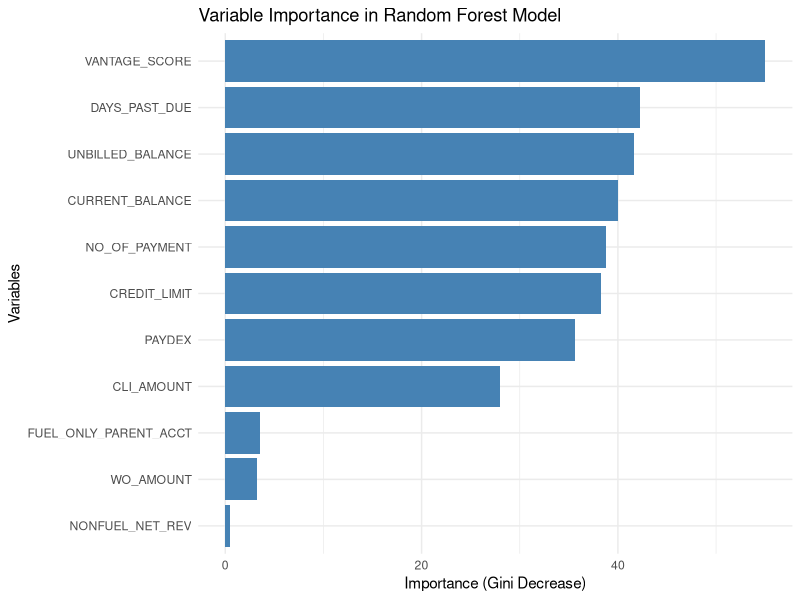
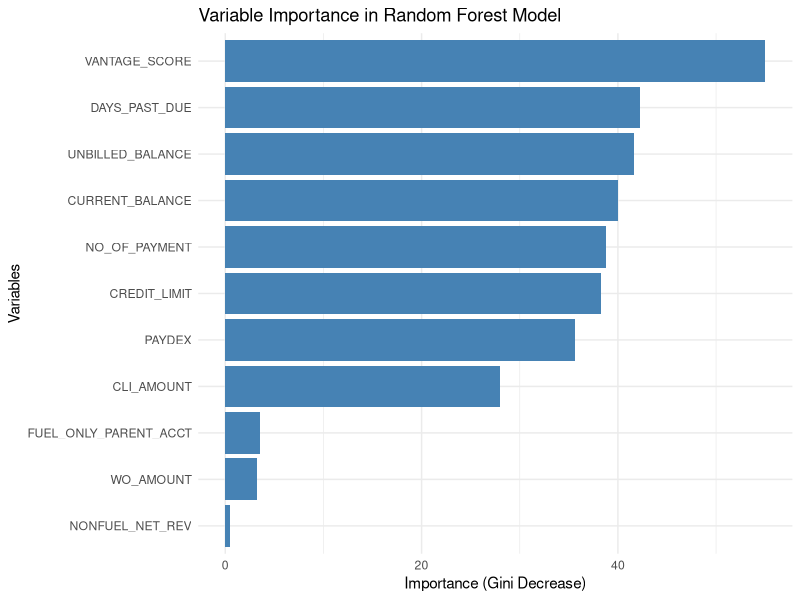

Source code (R) for these figures, in order:
library(readxl)
library(caret)
library(randomForest)
library(ggplot2)

# Load the data
data <- read_excel("Data_For_Modelling.xlsx")

# Converting categorical columns to factors
data$FUEL_ONLY_PARENT_ACCT <- as.factor(data$FUEL_ONLY_PARENT_ACCT)
data$NSF_PMTS <- as.factor(data$NSF_PMTS)
data$WO_AMOUNT <- as.factor(data$WO_AMOUNT)

# Removing the ACCT_CODE column
data$ACCT_CODE <- NULL

# Splitting data into training and test sets
set.seed(123)
trainIndex <- createDataPartition(data$NSF_PMTS, p = .8, list = FALSE, times = 1)
trainData <- data[trainIndex, ]
testData <- data[-trainIndex, ]

# Training the Random Forest model
rf_fit <- randomForest(NSF_PMTS ~ ., data = trainData, ntree=500, mtry=2, importance=TRUE)

# Predicting on the test data and obtain class predictions
predicted_classes_rf <- predict(rf_fit, testData)

# Computing model accuracy and other metrics
confusionMatrix_rf <- confusionMatrix(predicted_classes_rf, testData$NSF_PMTS)

# Printing the model and performance metrics
print(rf_fit)
print(confusionMatrix_rf)

# Plotting the importance of variables
importance_df <- as.data.frame(importance(rf_fit))
importance_df$Variable <- row.names(importance_df)
ggplot(importance_df, aes(x = reorder(Variable, MeanDecreaseGini), y = MeanDecreaseGini)) +
  geom_bar(stat="identity", fill="steelblue") +
  theme_minimal() +
  labs(title = "Variable Importance in Random Forest Model", x = "Variables", y = "Importance (Gini Decrease)") +
  coord_flip()

# Saving the importance plot to a file
ggsave("Variable_Importance_Plot.png", width = 10, height = 8)
